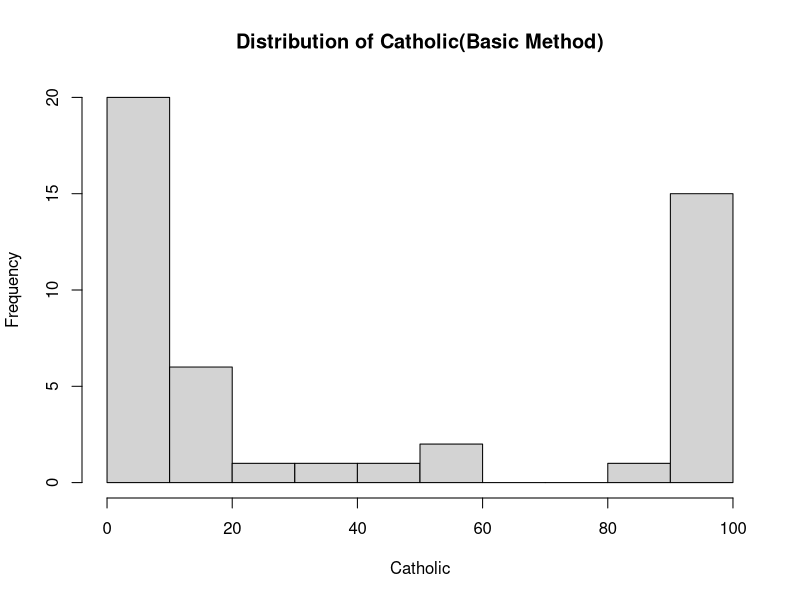
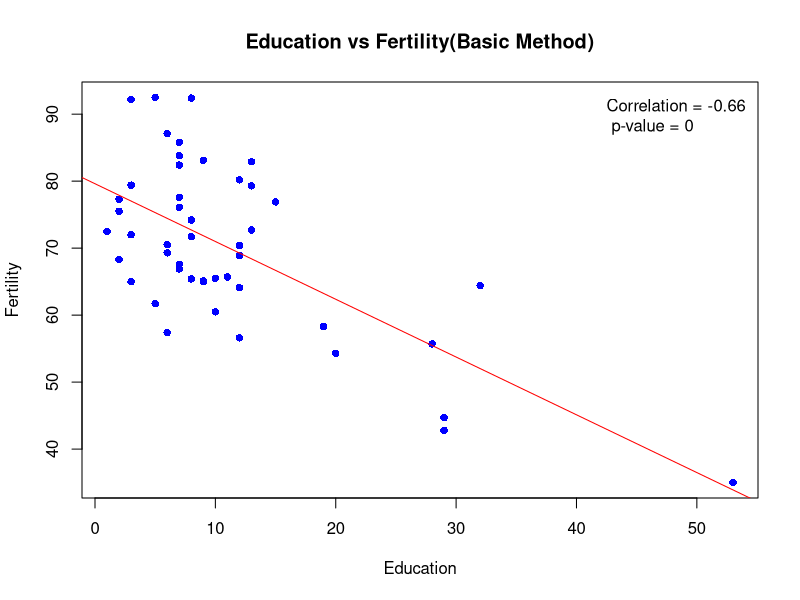
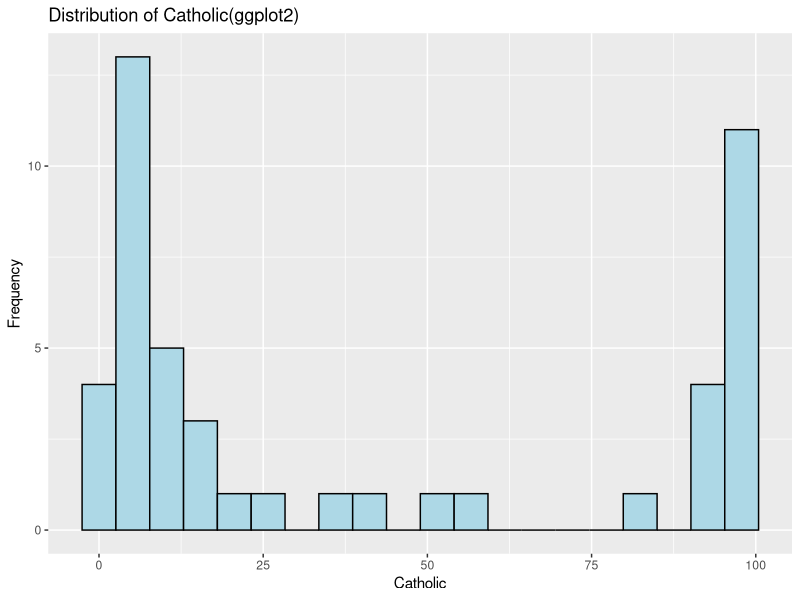
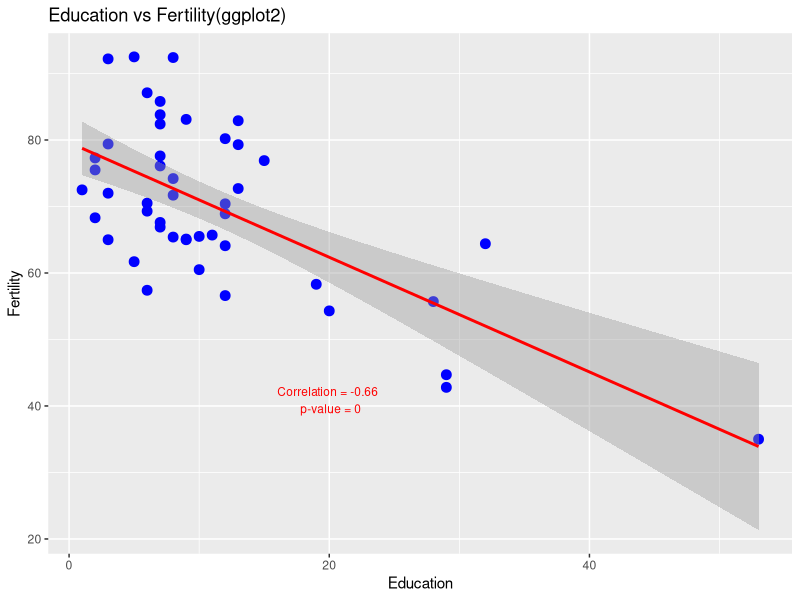
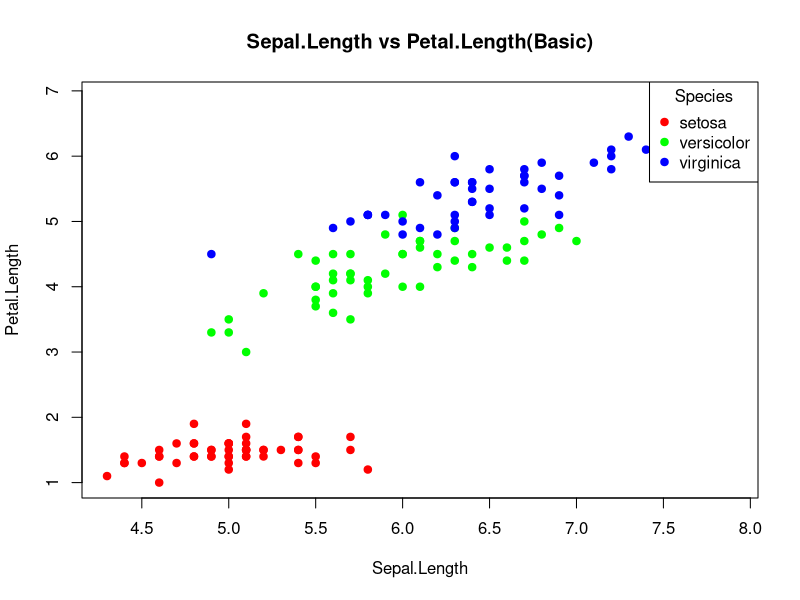
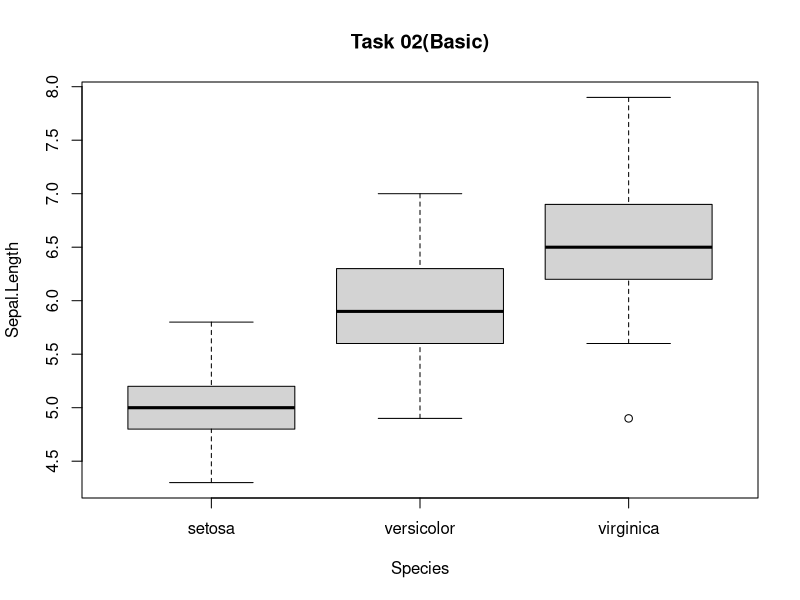
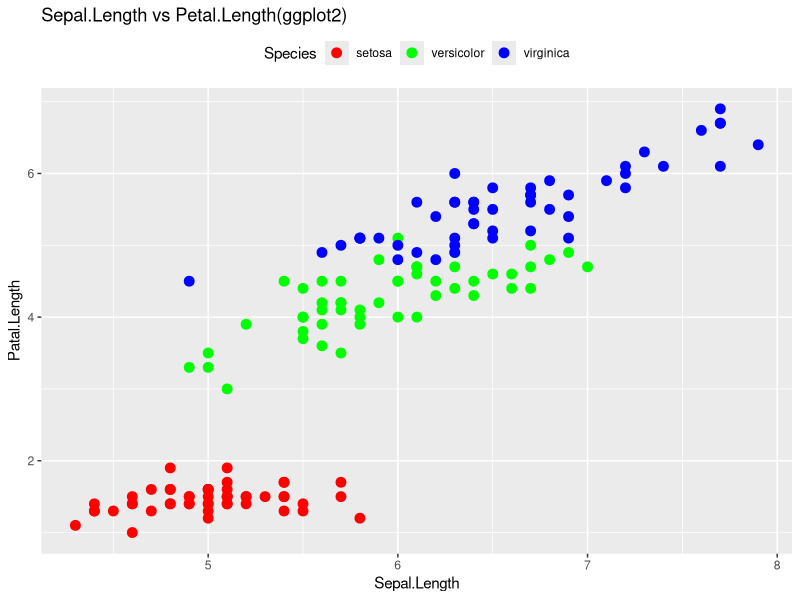

Source code (R) for these figures, in order: (Note: this script raises an error after producing the figures.)
## ---- chunk 1
Sys.info()[["user"]]
Sys.getenv("HOME")
## ---- chunk 2
## 代码写这里，并运行；
library(ggplot2)
data(swiss)

# Basic
# Task 01
  hist(
    swiss$Catholic, 
    main="Distribution of Catholic(Basic Method)", 
    xlab="Catholic")

# Task 02
# Plotting Scatter Plots
plot(
  swiss$Education, 
  swiss$Fertility, 
  main = "Education vs Fertility(Basic Method)",
  xlab = "Education",
  ylab = "Fertility", 
  pch = 16, 
  col = "blue")

# Adding a linear regression line
abline(
  lm(swiss$Fertility ~ swiss$Education),
  col = "red")

# Add correlation coefficients and p-values
cor_val =
  cor(swiss$Fertility, 
      swiss$Education)
p_val =
  cor.test(swiss$Fertility, 
           swiss$Education)$p.value
legend(
  "topright", 
  legend = paste("Correlation =", 
                 round(cor_val, 2), 
                 "\n", "p-value =",
                 round(p_val, 4)), 
  bty = "n", 
  col = "red")

# ggplot2
# Task 01
ggplot(
  swiss, 
  aes(x = Catholic)) +
  geom_histogram(
    fill = "lightblue", 
    color = "black",
    bins = 20) +
  labs(
    title = "Distribution of Catholic(ggplot2)", 
    x = "Catholic", 
    y = "Frequency")

# Task 02
# 使用 ggplot2 绘制散点图
ggplot(
  swiss, 
  aes(x = Education, 
      y = Fertility)) +
  geom_point(
    color = "blue",
    size = 3) +
  geom_smooth(
    method = "lm",
    color = "red") +
  labs(
    title = "Education vs Fertility(ggplot2)", 
    x = "Education", 
    y = "Fertility") +
  annotate(
    "text",
    x = 20, 
    y = 35, 
    label = 
      paste(
        "Correlation =", 
        round(cor_val, 2),
        "\n", 
        "p-value =", 
        round(p_val, 4)),
    color = "red",
    vjust = -1, 
    size = 3)

## ---- chunk 3
## 代码写这里，并运行；
data(iris)
library(ggplot2)

# Basic
# Task 01
colors =
  c("setosa" = "red",
    "versicolor" = "green",
    "virginica" = "blue")
plot(
  iris$Sepal.Length,
  iris$Petal.Length,
  pch = 19,
  col = colors[iris$Species],
  xlab = "Sepal.Length",
  ylab = "Petal.Length",
  main = "Sepal.Length vs Petal.Length(Basic)"
)
legend(
  "topright",
  legend = levels(iris$Species),
  col = colors,
  pch = 19,
  title = "Species"
)

# Task 02
boxplot(
  Sepal.Length ~ Species,
  data = iris,
  xlab = "Species",
  ylab = "Sepal.Length",
  main = "Task 02(Basic)"
)


# ggplot
# Task 01
ggplot(
  iris,
  aes(
    x = Sepal.Length,
    y = Petal.Length,
    color = Species
  )
) +
  geom_point(size = 3) +
  labs(
    title = 
      "Sepal.Length vs Petal.Length(ggplot2)",
    x = "Sepal.Length",
    y = "Patal.Length"
  ) +
  scale_color_manual(
    values = 
      c("setosa" = "red",
        "versicolor" = "green",
        "virginica" = "blue")
  ) +
  theme(
    legend.position = "top"
  )
## ---- chunk 4
## 代码写这里，并运行；
library(ggplot2)
library(ggsignif)

# Load the data
data("starwars")
starwars_filtered = 
  na.omit(starwars)

# Initializing the plot
# Ignore 'NA' in "height"
p1 =
  ggplot(
    starwars_filtered,
    aes(
      x = gender,
      y = height,
      fill = gender
    )
  ) +
  geom_boxplot() +
  labs(
    title = "Boxplot of Height by Gender",
    x = "Gender",
    y = "Height"
  ) +
  theme(
    legend.position = "none"
  )

# Calculate height
p1_with_signif =
  p1 +
  geom_signif(
    comparisons = 
      list(
        c("feminine", "masculine")
      ),
    map_signif_level = TRUE
  )

# Save it
p1 = p1_with_signif

print(p1)
## ---- chunk 5
## 代码写这里，并运行；
library(ggplot2)

# Draw the plot
p2 =
  ggplot(
    iris, 
    aes(
      x = Sepal.Length, 
      y = Sepal.Width, 
      color = Species
    )
  ) +
  geom_density2d() +
  geom_point(
    aes(color = Species), 
    size = 2, 
    alpha = 0.6) +
  labs(
    title = "Density Plot of Sepal.Length vs Sepal.Width by Species", 
    x = "Sepal.Length", 
    y = "Sepal.Width"
  ) +
  theme(
    legend.title = element_blank()
  )

print(p2)

## ---- chunk 6
## 代码写这里，并运行；
# 加载 ggplot2
library(ggplot2)

# 创建 facet 图形
p3 <- ggplot(mtcars, aes(x = wt, y = mpg)) +
  geom_point() +
  geom_smooth() +
  labs(title = "Relationship between wt and mpg by cyl", x = "wt", y = "mpg") +
  theme(legend.title = element_blank()) +
  facet_wrap(. ~ cyl,
             ncol = 2,
             dir = "h",
             scales = "free",
             drop = FALSE)

# 保存图形结果到变量 p3
p3

## ---- chunk 7
## 代码写这里，并运行；
# 导入 ggplot2 和 dplyr 包
library(ggplot2)
library(dplyr)

data(mtcars)

# Add a column to save row names
mtcars_named <- mtcars %>% rownames_to_column(var = "car_name")

# Sorted data
mtcars_arranged <- mtcars_named %>%
  arrange(cyl, mpg)

# Factors for changing line names
mtcars_arranged$car_name <- factor(mtcars_arranged$car_name, levels = mtcars_arranged$car_name)

# Calculate the rotation angle for each line name
mtcars_arranged <- mtcars_arranged %>%
  mutate(id = row_number(),
         angle = 90 - 360 * (id - 0.5) / n())

# Creating a Coordinate Chart
p4 <- ggplot(mtcars_arranged, aes(x = car_name, y = mpg, fill = factor(cyl))) +
  geom_bar(stat = "identity",) +
  coord_polar(theta = "x") + 
  # scale_x_discrete(labels = mtcars_arranged$car_name) +
  # theme(axis.title.x = element_text(angle = (mtcars_arranged$angle))) +
  labs(title = "Pie Chart of mpg by cyl")


# Save to p4
p4

## ---- chunk 8
## 代码写这里，并运行；
library(ggplot2)
library(cowplot)

# 将 p2 和 p3 组合在一起
combined_p2_p3 =
  plot_grid(p2,p3,nrow = 2, align = "v", axis = "l")
print(combined_p2_p3)

# 使用 ggdraw 组合 p1 和 combined_p2_p3

combined_plot =
  plot_grid(p1, combined_p2_p3, rel_widths = c(2.5,4))

ggdraw(combined_plot)

# 显示最终的组合图
print(combined_plot)

## ---- chunk 9
## 代码写这里，并运行；

## ---- chunk 10
## 代码写这里，并运行；

## ---- chunk 11
## 代码写这里，并运行；

